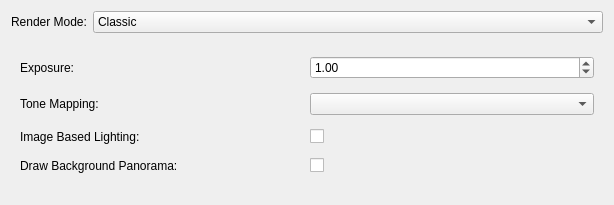
<?xml version="1.0" encoding="UTF-8"?>
<ui version="4.0">
 <class>vcl::qt::ViewerRenderSettingsFrame</class>
 <widget class="QFrame" name="vcl::qt::ViewerRenderSettingsFrame">
  <property name="geometry">
   <rect>
    <x>0</x>
    <y>0</y>
    <width>614</width>
    <height>205</height>
   </rect>
  </property>
  <property name="sizePolicy">
   <sizepolicy hsizetype="Preferred" vsizetype="Preferred">
    <horstretch>0</horstretch>
    <verstretch>0</verstretch>
   </sizepolicy>
  </property>
  <property name="windowTitle">
   <string>Frame</string>
  </property>
  <layout class="QGridLayout" name="gridLayout">
   <item row="0" column="0">
    <widget class="QLabel" name="renderModeLabel">
     <property name="sizePolicy">
      <sizepolicy hsizetype="Minimum" vsizetype="Fixed">
       <horstretch>0</horstretch>
       <verstretch>0</verstretch>
      </sizepolicy>
     </property>
     <property name="text">
      <string>Render Mode:</string>
     </property>
    </widget>
   </item>
   <item row="0" column="1">
    <widget class="QComboBox" name="renderModeComboBox">
     <property name="sizePolicy">
      <sizepolicy hsizetype="MinimumExpanding" vsizetype="Fixed">
       <horstretch>0</horstretch>
       <verstretch>0</verstretch>
      </sizepolicy>
     </property>
     <item>
      <property name="text">
       <string>Classic</string>
      </property>
     </item>
     <item>
      <property name="text">
       <string>PBR</string>
      </property>
     </item>
    </widget>
   </item>
   <item row="1" column="0" colspan="2">
    <widget class="QFrame" name="pbrSettingsFrame">
     <property name="frameShape">
      <enum>QFrame::Shape::NoFrame</enum>
     </property>
     <property name="frameShadow">
      <enum>QFrame::Shadow::Plain</enum>
     </property>
     <layout class="QGridLayout" name="gridLayout_3">
      <item row="1" column="0">
       <widget class="QLabel" name="toneMappingLabel">
        <property name="text">
         <string>Tone Mapping:</string>
        </property>
       </widget>
      </item>
      <item row="2" column="2">
       <widget class="QCheckBox" name="iblCheckBox">
        <property name="text">
         <string/>
        </property>
       </widget>
      </item>
      <item row="1" column="2">
       <widget class="QComboBox" name="toneMappingComboBox"/>
      </item>
      <item row="0" column="0">
       <widget class="QLabel" name="exposureLabel">
        <property name="text">
         <string>Exposure:</string>
        </property>
       </widget>
      </item>
      <item row="2" column="0">
       <widget class="QLabel" name="iblLabel">
        <property name="text">
         <string>Image Based Lighting:</string>
        </property>
       </widget>
      </item>
      <item row="3" column="2">
       <widget class="QCheckBox" name="drawBackgroundPanoramaCheckBox">
        <property name="text">
         <string/>
        </property>
       </widget>
      </item>
      <item row="3" column="0">
       <widget class="QLabel" name="drawBackgroundPanoramaLabel">
        <property name="text">
         <string>Draw Background Panorama:</string>
        </property>
       </widget>
      </item>
      <item row="0" column="2">
       <widget class="QDoubleSpinBox" name="exposureSpinBox">
        <property name="maximum">
         <double>64.000000000000000</double>
        </property>
        <property name="singleStep">
         <double>0.010000000000000</double>
        </property>
        <property name="value">
         <double>1.000000000000000</double>
        </property>
       </widget>
      </item>
     </layout>
    </widget>
   </item>
  </layout>
 </widget>
 <resources/>
 <connections/>
</ui>
